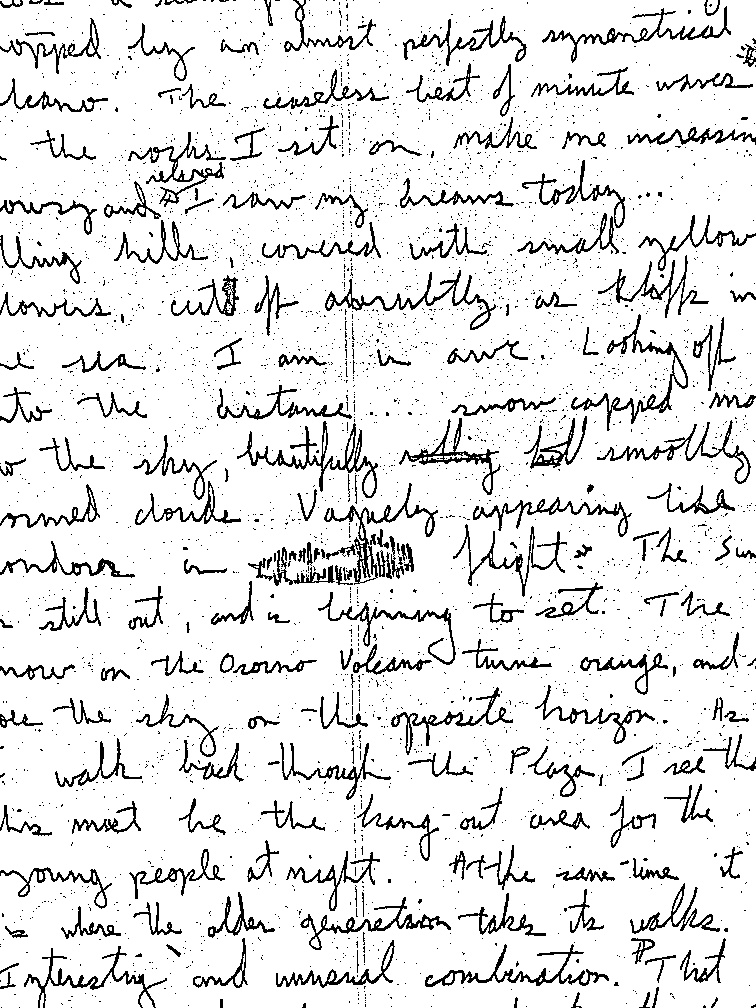
#> input picture Laba_4/4-2.jpg, 756 x 1008 px, found by its file name
$ python task_2.py
#> lines starting #> are read from the running program, lines starting #| are printed output that depends on the picture
import cv2, sys
import numpy as np

def save_or_break(img): # Выход или сохранить
    name='Photo\\4-2.png'
    key=cv2.waitKey(0)
    if key == 121: # Нажали Y - сохранить
        cv2.imwrite(name,img)
    elif key==27: # Нажали ESC - выйти
        cv2.destroyAllWindows()
        sys.exit(1)

name = "Laba_4\\4-2.jpg"
window = "image"

img = cv2.imread(name, cv2.IMREAD_COLOR)
#> img is the input picture: shape (1008, 756, 3); min 0, max 255, mean 228.5
cv2.namedWindow(window, cv2.WINDOW_GUI_EXPANDED)
img_new = np.copy(img)
ksize = np.array([[0.5, 0.75, 0.5],
                  [0.75, 1.0, 0.75],
                  [0.5, 0.75, 0.5]])
h = 3

while 1:
    for i in range (2):
        img_new = cv2.morphologyEx(img_new, cv2.MORPH_OPEN, ksize, iterations=1,borderType=cv2.BORDER_CONSTANT,borderValue=(255,255,255)) # Размыкание
        img_new = cv2.medianBlur(img_new,h) # Медианный фильтр
#> this loop made 2 passes
#> pass 1, `img_new = cv2.morphologyEx(img_new, cv2.MORPH_OPEN, ksize, iterations=..`:
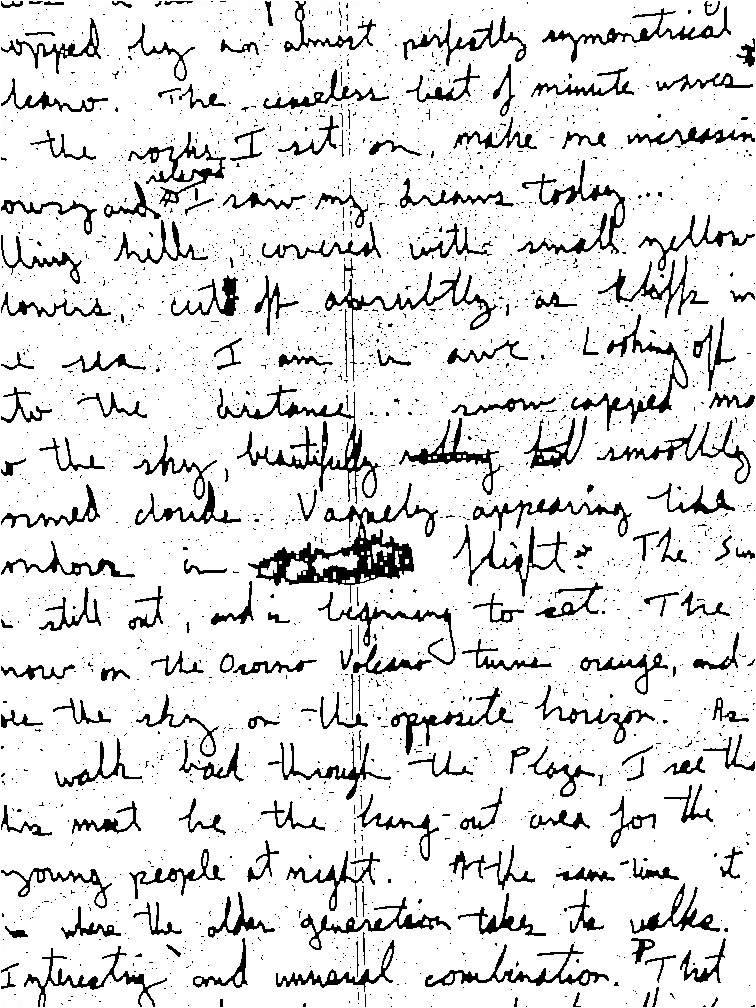
#> img_new: shape (1008, 756, 3); min 0, max 255, mean 224.9
#> pass 1, `img_new = cv2.medianBlur(img_new,h)`:
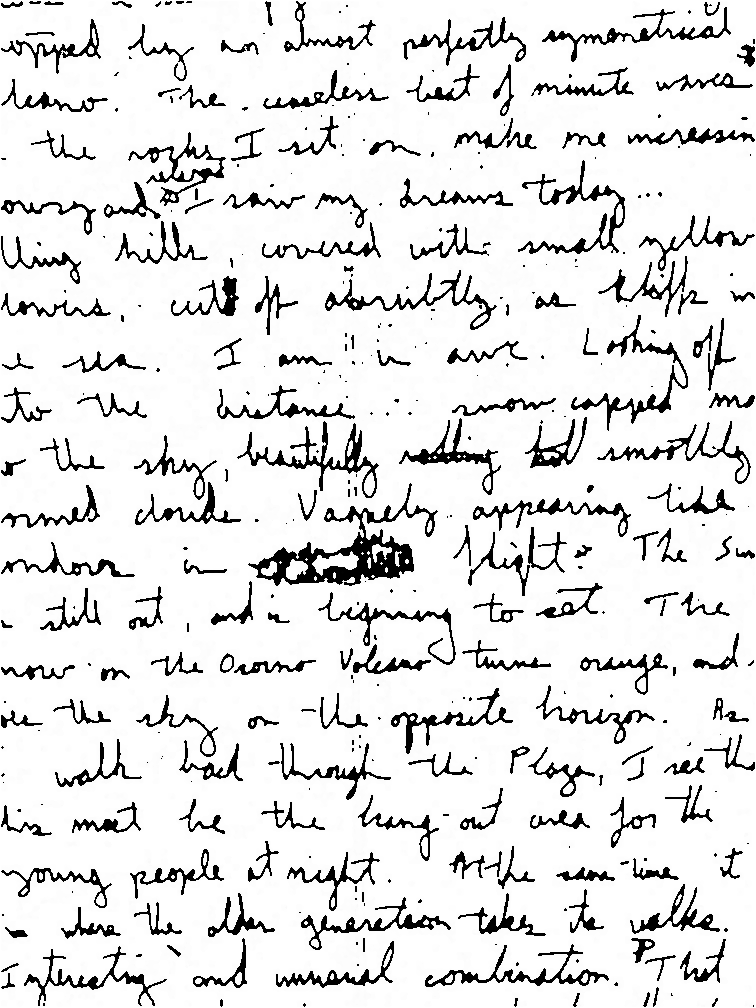
#> img_new: shape (1008, 756, 3); min 0, max 255, mean 226.8
#> pass 2, `img_new = cv2.medianBlur(img_new,h)`:
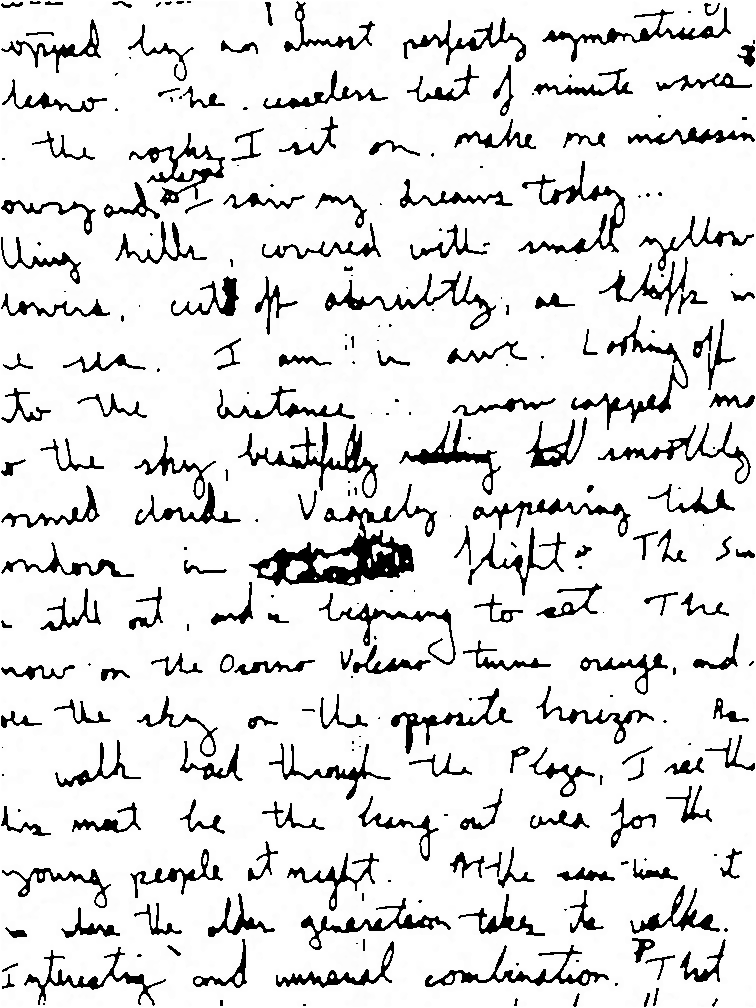
#> img_new: shape (1008, 756, 3); min 0, max 255, mean 226.3
    cv2.imshow(window, img_new)
    save_or_break(img_new)
#> (key Esc is pressed here)
#> (the run stopped early here; a loop or call above may not have finished)
